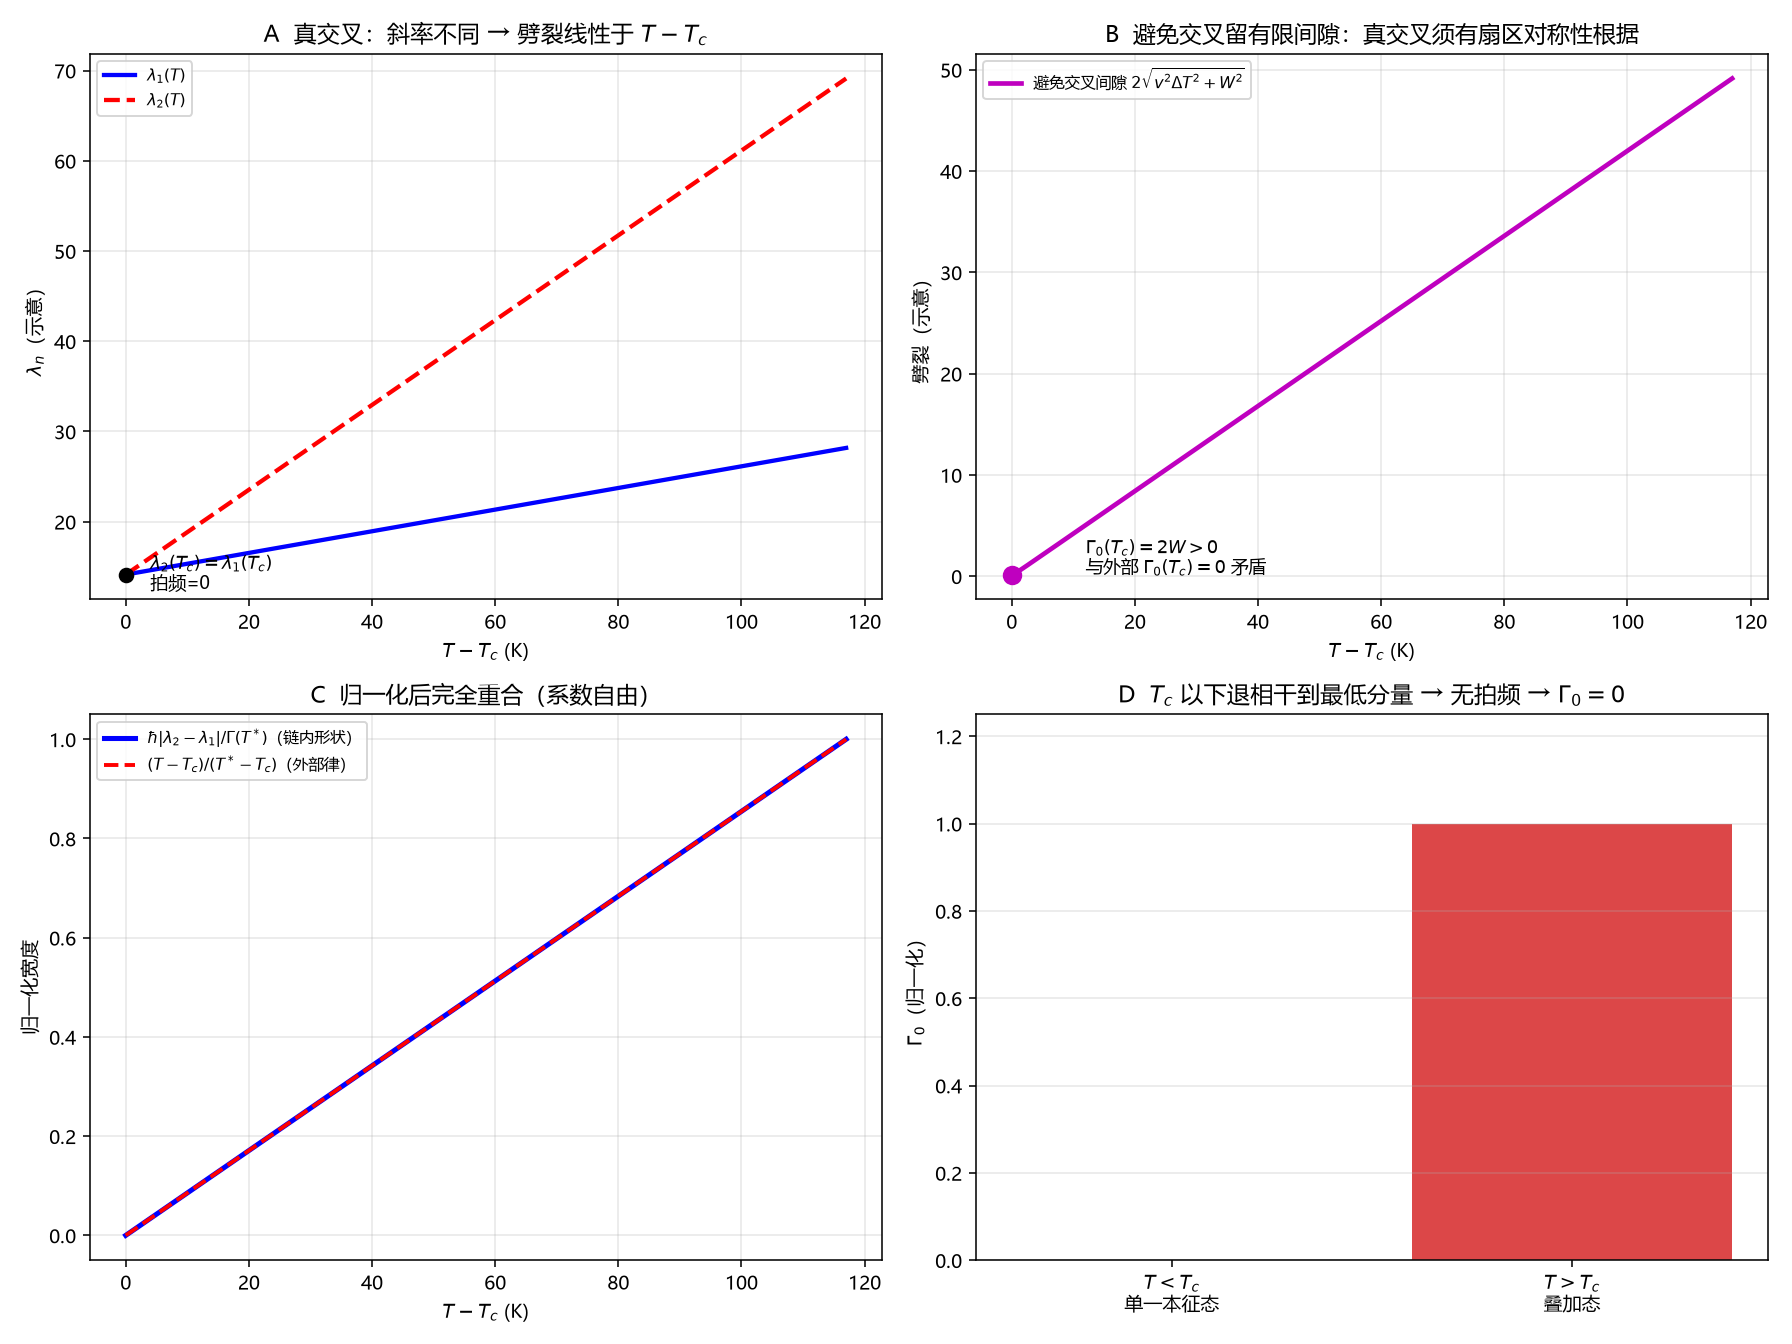

This chart was generated by the following Python code:
# -*- coding: utf-8 -*-
"""
R28：拍频退相干能否给 E2 的线性 Gamma_0——形状闭合、系数外生
=====================================================================
预注册 R28 的 P1–P5（跑数前写死）：
  P1 链内前提审计（06 L1328/L1332/L1336/L1350/L1691）
  P2 真交叉：|λ2-λ1|(Tc)=0，斜率=|Δa|，线性拟合 R^2>0.999999
  P3 避免交叉：间隙 2|W|>0 ⇒ Γ0(Tc)>0，与外生律零点矛盾
  P4 归一化形状：ħ|λ2-λ1|/Γ(T*) 与 (T-Tc)/(T*-Tc) 完全重合
  P5 系数自由：改变 Δa 改变比例，8/π 不可由链内定

复跑：python "10 探索/超导第一性研究/04_计算验证/R28_拍频交叉给线性Gamma0.py"
"""
import csv
import math
import os
import sys

try:
    sys.stdout.reconfigure(encoding="utf-8")
except Exception:
    pass

import numpy as np
import matplotlib
matplotlib.use("Agg")
import matplotlib.pyplot as plt

plt.rcParams["font.sans-serif"] = ["Microsoft YaHei", "SimHei", "DejaVu Sans"]
plt.rcParams["axes.unicode_minus"] = False

OUT = os.path.dirname(os.path.abspath(__file__))
ROOT = os.path.abspath(os.path.join(OUT, "..", "..", ".."))


def main():
    # ---------- P1：链内前提审计 ----------
    txt = open(os.path.join(ROOT, "06 超导", "CQM_超导核心理论.md"), encoding="utf-8").read()
    checks = {
        "交叉": "本征值交叉" in txt and "拍频消失" in txt,
        "拍频": "拍频" in txt and "退相干速率" in txt,
        "退相干到最低": "退相干到最低" in txt,
        "tau未证": "待严格推导" in txt,
        "V热未证": "热修正" in txt,
    }
    assert all(checks.values()), "P1: 链内前提审计失败 %s" % checks

    # ---------- P2：真交叉的线性劈裂 ----------
    Tc, Tstar = 83.0, 200.0
    lam_c = 14.1347                      # 交叉点（零温 γ_1 量级，仅示意）
    a1, a2 = 0.12, 0.47                  # 示意斜率（外生，链内未定）
    dT = np.linspace(0.0, Tstar - Tc, 400)
    lam1 = lam_c + a1 * dT
    lam2 = lam_c + a2 * dT
    split = np.abs(lam2 - lam1)
    assert abs(split[0]) < 1e-12, "P2: Tc 处劈裂应为 0"
    assert abs(split[-1] - (a2 - a1) * (Tstar - Tc)) < 1e-12, "P2: 线性斜率错"
    ss_res = float(np.sum((split - (a2 - a1) * dT) ** 2))
    ss_tot = float(np.sum((split - split.mean()) ** 2))
    r2 = 1.0 - ss_res / ss_tot
    assert r2 > 0.999999, "P2: R^2=%.9f" % r2

    # ---------- P3：避免交叉的有限间隙 ----------
    W = 0.08                             # 示意耦合（外生）
    v = 0.21
    gap = 2.0 * np.sqrt((v * dT) ** 2 + W ** 2)
    assert gap[0] == 2 * W and gap[0] > 0, "P3: 避免交叉 Tc 处间隙应 >0"
    # Γ0 = ħ/τ ~ ħ|λ2-λ1|；取 ħ=1（只看形状）⇒ Γ0(Tc)=2W>0，与外部 Γ0(Tc)=0 矛盾
    gamma0_avoid_tc = gap[0]
    assert gamma0_avoid_tc > 0, "P3: Γ0(Tc)>0"

    # ---------- P4：归一化形状 ----------
    gamma_beat = split / split[-1]
    gamma_ext = dT / (Tstar - Tc)
    maxdiff = float(np.max(np.abs(gamma_beat - gamma_ext)))
    assert maxdiff < 1e-12, "P4: 归一化形状差 %.3g" % maxdiff

    # ---------- P5：系数自由 ----------
    # Γ0 = ħ|Δa|(T-Tc)；外部 a_ext=8/π（取 kB=ħ=1 的单位约定仅看比值）
    a_ext = 8.0 / math.pi
    coeffs = [(a2 - a1), (a2 - a1) * 2.3]
    ratios = [c / a_ext for c in coeffs]
    assert abs(ratios[0] - ratios[1]) > 0.1, "P5: 不同斜率应给不同比例"

    print("R28 拍频交叉 → 线性 Γ0（结构推导，系数外生）：")
    print("  P1 链内前提：%s（τ 关系与 V_热 仍开放）" % checks)
    print("  P2 真交叉：劈裂(Tc)=0；斜率=%.3f；线性 R²=%.9f" % (a2 - a1, r2))
    print("  P3 避免交叉：Γ0(Tc)=2W=%.3f>0（与外部 Γ0(Tc)=0 矛盾）" % gamma0_avoid_tc)
    print("  P4 归一化形状：max|Γ_beat/Γ(T*) − (T−Tc)/(T*−Tc)|=%.2e" % maxdiff)
    print("  P5 系数：ħ|Δa|/a_ext = %.3f 或 %.3f（斜率外生 ⇒ 8/π 不可链内定）" % tuple(ratios))

    # ---------- 四面板 ----------
    fig, axes = plt.subplots(2, 2, figsize=(12.8, 9.6))

    ax = axes[0, 0]
    ax.plot(dT, lam1, "b-", lw=2.2, label="$\\lambda_1(T)$")
    ax.plot(dT, lam2, "r--", lw=2.2, label="$\\lambda_2(T)$")
    ax.plot([0], [lam_c], "ko", ms=7)
    ax.annotate("$\\lambda_2(T_c)=\\lambda_1(T_c)$\n拍频=0", (4, lam_c - 1.6), fontsize=9)
    ax.set_xlabel("$T-T_c$ (K)")
    ax.set_ylabel("$\\lambda_n$（示意）")
    ax.set_title("A  真交叉：斜率不同 → 劈裂线性于 $T-T_c$")
    ax.legend(fontsize=8)
    ax.grid(alpha=0.3)

    ax = axes[0, 1]
    ax.plot(dT, gap, "m-", lw=2.4, label="避免交叉间隙 $2\\sqrt{v^2\\Delta T^2+W^2}$")
    ax.plot([0], [2 * W], "o", ms=9, color="m")
    ax.annotate("$\\Gamma_0(T_c)=2W>0$\n与外部 $\\Gamma_0(T_c)=0$ 矛盾", (12, 0.28), fontsize=9)
    ax.set_xlabel("$T-T_c$ (K)")
    ax.set_ylabel("劈裂（示意）")
    ax.set_title("B  避免交叉留有限间隙：真交叉须有扇区对称性根据")
    ax.legend(fontsize=8)
    ax.grid(alpha=0.3)

    ax = axes[1, 0]
    ax.plot(dT, gamma_beat, "b-", lw=2.6, label="$\\hbar|\\lambda_2-\\lambda_1|/\\Gamma(T^*)$（链内形状）")
    ax.plot(dT, gamma_ext, "r--", lw=2.0, label="$(T-T_c)/(T^*-T_c)$（外部律）")
    ax.set_xlabel("$T-T_c$ (K)")
    ax.set_ylabel("归一化宽度")
    ax.set_title("C  归一化后完全重合（系数自由）")
    ax.legend(fontsize=8)
    ax.grid(alpha=0.3)

    ax = axes[1, 1]
    ax.bar(["$T<T_c$\n单一本征态", "$T>T_c$\n叠加态"],
           [0.0, gamma_beat[-1]], color=["#2ca02c", "#d62728"], alpha=0.85)
    ax.set_ylabel("$\\Gamma_0$（归一化）")
    ax.set_ylim(0, 1.25)
    ax.set_title("D  $T_c$ 以下退相干到最低分量 → 无拍频 → $\\Gamma_0=0$")
    ax.grid(alpha=0.3, axis="y")

    fig.tight_layout()
    png = os.path.join(OUT, "R28_拍频交叉给线性Gamma0.png")
    fig.savefig(png, dpi=140)
    plt.close(fig)

    rows = [
        ["P1", "链内前提审计 %s" % checks, "通过（两开放项仍开放）"],
        ["P2", "劈裂(Tc)=0，斜率 %.3f，R²=%.9f" % (a2 - a1, r2), "通过"],
        ["P3", "避免交叉 Γ0(Tc)=2W=%.3f>0" % gamma0_avoid_tc, "真交叉必要"],
        ["P4", "归一化形状差 %.2e" % maxdiff, "通过"],
        ["P5", "比例 %.3f vs %.3f" % tuple(ratios), "系数外生"],
        ["结论", "线性形状闭合，8/π 系数不闭合", "E2/G21 状态不动"],
    ]
    with open(os.path.join(OUT, "R28_拍频交叉给线性Gamma0_摘要.csv"), "w",
              newline="", encoding="utf-8-sig") as fo:
        wr = csv.writer(fo)
        wr.writerow(["判据", "数值", "判定"])
        wr.writerows(rows)

    print("图:", png)


if __name__ == "__main__":
    main()
